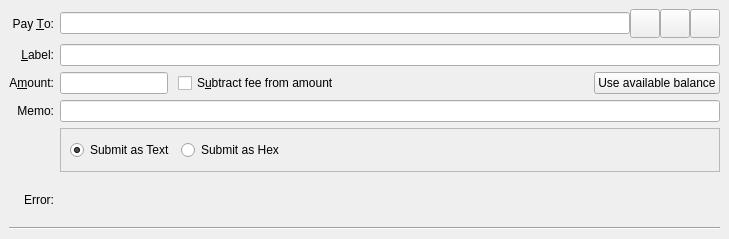
<?xml version="1.0" encoding="UTF-8"?>
<ui version="4.0">
 <class>SendCoinsEntry</class>
 <widget class="QStackedWidget" name="SendCoinsEntry">
  <property name="geometry">
   <rect>
    <x>0</x>
    <y>0</y>
    <width>729</width>
    <height>239</height>
   </rect>
  </property>
  <property name="focusPolicy">
   <enum>Qt::TabFocus</enum>
  </property>
  <property name="autoFillBackground">
   <bool>false</bool>
  </property>
  <property name="currentIndex">
   <number>0</number>
  </property>
  <widget class="QFrame" name="SendCoins">
   <property name="toolTip">
    <string>This is a normal payment.</string>
   </property>
   <property name="frameShape">
    <enum>QFrame::NoFrame</enum>
   </property>
   <layout class="QGridLayout" name="gridLayout">
    <item row="5" column="0">
     <widget class="QLabel" name="messageLabel">
      <property name="text">
       <string>Error:</string>
      </property>
      <property name="alignment">
       <set>Qt::AlignRight|Qt::AlignTrailing|Qt::AlignVCenter</set>
      </property>
     </widget>
    </item>
    <item row="0" column="1">
     <layout class="QHBoxLayout" name="payToLayout">
      <property name="spacing">
       <number>0</number>
      </property>
      <item>
       <widget class="QValidatedLineEdit" name="payTo">
        <property name="toolTip">
         <string>The Eskenas address to send the payment to</string>
        </property>
       </widget>
      </item>
      <item>
       <widget class="QToolButton" name="addressBookButton">
        <property name="toolTip">
         <string>Choose previously used address</string>
        </property>
        <property name="text">
         <string/>
        </property>
        <property name="icon">
         <iconset resource="../komodo.qrc">
          <normaloff>:/icons/address-book</normaloff>:/icons/address-book</iconset>
        </property>
        <property name="iconSize">
         <size>
          <width>22</width>
          <height>22</height>
         </size>
        </property>
        <property name="shortcut">
         <string>Alt+A</string>
        </property>
       </widget>
      </item>
      <item>
       <widget class="QToolButton" name="pasteButton">
        <property name="toolTip">
         <string>Paste address from clipboard</string>
        </property>
        <property name="text">
         <string/>
        </property>
        <property name="icon">
         <iconset resource="../komodo.qrc">
          <normaloff>:/icons/editpaste</normaloff>:/icons/editpaste</iconset>
        </property>
        <property name="iconSize">
         <size>
          <width>22</width>
          <height>22</height>
         </size>
        </property>
        <property name="shortcut">
         <string>Alt+P</string>
        </property>
       </widget>
      </item>
      <item>
       <widget class="QToolButton" name="deleteButton">
        <property name="toolTip">
         <string>Remove this entry</string>
        </property>
        <property name="text">
         <string/>
        </property>
        <property name="icon">
         <iconset resource="../komodo.qrc">
          <normaloff>:/icons/remove</normaloff>:/icons/remove</iconset>
        </property>
        <property name="iconSize">
         <size>
          <width>22</width>
          <height>22</height>
         </size>
        </property>
       </widget>
      </item>
     </layout>
    </item>
    <item row="6" column="0" colspan="2">
     <widget class="Line" name="line">
      <property name="orientation">
       <enum>Qt::Horizontal</enum>
      </property>
     </widget>
    </item>
    <item row="1" column="0">
     <widget class="QLabel" name="labellLabel">
      <property name="text">
       <string>&amp;Label:</string>
      </property>
      <property name="alignment">
       <set>Qt::AlignRight|Qt::AlignTrailing|Qt::AlignVCenter</set>
      </property>
      <property name="buddy">
       <cstring>addAsLabel</cstring>
      </property>
     </widget>
    </item>
    <item row="1" column="1">
     <widget class="QLineEdit" name="addAsLabel">
      <property name="toolTip">
       <string>Enter a label for this address to add it to the list of used addresses (only for taddrs)</string>
      </property>
     </widget>
    </item>
    <item row="3" column="0">
     <widget class="QLabel" name="memoLabel_2">
      <property name="text">
       <string>Memo:</string>
      </property>
      <property name="alignment">
       <set>Qt::AlignRight|Qt::AlignTrailing|Qt::AlignVCenter</set>
      </property>
     </widget>
    </item>
    <item row="2" column="0">
     <widget class="QLabel" name="amountLabel">
      <property name="text">
       <string>A&amp;mount:</string>
      </property>
      <property name="alignment">
       <set>Qt::AlignRight|Qt::AlignTrailing|Qt::AlignVCenter</set>
      </property>
      <property name="buddy">
       <cstring>payAmount</cstring>
      </property>
     </widget>
    </item>
    <item row="3" column="1">
     <widget class="QValidatedLineEdit" name="memo">
      <property name="toolTip">
       <string>Message that will be included as part of the transaction</string>
      </property>
      <property name="maxLength">
       <number>512</number>
      </property>
     </widget>
    </item>
    <item row="0" column="0">
     <widget class="QLabel" name="payToLabel">
      <property name="text">
       <string>Pay &amp;To:</string>
      </property>
      <property name="alignment">
       <set>Qt::AlignRight|Qt::AlignTrailing|Qt::AlignVCenter</set>
      </property>
      <property name="buddy">
       <cstring>payTo</cstring>
      </property>
     </widget>
    </item>
    <item row="5" column="1">
     <widget class="QLabel" name="messageTextLabel">
      <property name="toolTip">
       <string>A message that was attached to the eskenas: URI which will be stored with the transaction for your reference. Note: This message will not be sent over the Eskenas network.</string>
      </property>
      <property name="textFormat">
       <enum>Qt::PlainText</enum>
      </property>
     </widget>
    </item>
    <item row="2" column="1">
     <layout class="QHBoxLayout" name="horizontalLayoutAmount" stretch="0,1,0">
      <property name="spacing">
       <number>10</number>
      </property>
      <item>
       <widget class="KomodoAmountField" name="payAmount"/>
      </item>
      <item>
       <widget class="QCheckBox" name="checkboxSubtractFeeFromAmount">
        <property name="toolTip">
         <string>The fee will be deducted from the amount being sent. The recipient will receive less coins than you enter in the amount field. If multiple recipients are selected, the fee is split equally.</string>
        </property>
        <property name="text">
         <string>S&amp;ubtract fee from amount</string>
        </property>
       </widget>
      </item>
      <item>
       <widget class="QPushButton" name="useAvailableBalanceButton">
        <property name="text">
         <string>Use available balance</string>
        </property>
        <property name="icon">
         <iconset resource="../komodo.qrc">
          <normaloff>:/icons/all_balance</normaloff>:/icons/all_balance</iconset>
        </property>
       </widget>
      </item>
     </layout>
    </item>
    <item row="4" column="1">
     <widget class="QFrame" name="encodingFrame">
      <property name="sizePolicy">
       <sizepolicy hsizetype="Preferred" vsizetype="Minimum">
        <horstretch>0</horstretch>
        <verstretch>0</verstretch>
       </sizepolicy>
      </property>
      <property name="frameShape">
       <enum>QFrame::StyledPanel</enum>
      </property>
      <property name="frameShadow">
       <enum>QFrame::Raised</enum>
      </property>
      <layout class="QHBoxLayout" name="horizontalLayout">
       <property name="spacing">
        <number>6</number>
       </property>
       <property name="leftMargin">
        <number>9</number>
       </property>
       <property name="topMargin">
        <number>6</number>
       </property>
       <property name="rightMargin">
        <number>6</number>
       </property>
       <property name="bottomMargin">
        <number>6</number>
       </property>
       <item>
        <widget class="QRadioButton" name="radioEncodeString">
         <property name="text">
          <string>Submit as Text</string>
         </property>
         <property name="checked">
          <bool>true</bool>
         </property>
        </widget>
       </item>
       <item>
        <widget class="QRadioButton" name="radioEncodeHex">
         <property name="text">
          <string>Submit as Hex</string>
         </property>
        </widget>
       </item>
       <item>
        <spacer name="horizontalSpacer">
         <property name="orientation">
          <enum>Qt::Horizontal</enum>
         </property>
         <property name="sizeHint" stdset="0">
          <size>
           <width>40</width>
           <height>15</height>
          </size>
         </property>
        </spacer>
       </item>
      </layout>
     </widget>
    </item>
   </layout>
  </widget>
  <widget class="QFrame" name="SendCoins_UnauthenticatedPaymentRequest">
   <property name="palette">
    <palette>
     <active>
      <colorrole role="WindowText">
       <brush brushstyle="SolidPattern">
        <color alpha="255">
         <red>0</red>
         <green>0</green>
         <blue>0</blue>
        </color>
       </brush>
      </colorrole>
      <colorrole role="Button">
       <brush brushstyle="SolidPattern">
        <color alpha="255">
         <red>255</red>
         <green>255</green>
         <blue>127</blue>
        </color>
       </brush>
      </colorrole>
      <colorrole role="Light">
       <brush brushstyle="SolidPattern">
        <color alpha="255">
         <red>255</red>
         <green>255</green>
         <blue>255</blue>
        </color>
       </brush>
      </colorrole>
      <colorrole role="Midlight">
       <brush brushstyle="SolidPattern">
        <color alpha="255">
         <red>255</red>
         <green>255</green>
         <blue>191</blue>
        </color>
       </brush>
      </colorrole>
      <colorrole role="Dark">
       <brush brushstyle="SolidPattern">
        <color alpha="255">
         <red>127</red>
         <green>127</green>
         <blue>63</blue>
        </color>
       </brush>
      </colorrole>
      <colorrole role="Mid">
       <brush brushstyle="SolidPattern">
        <color alpha="255">
         <red>170</red>
         <green>170</green>
         <blue>84</blue>
        </color>
       </brush>
      </colorrole>
      <colorrole role="Text">
       <brush brushstyle="SolidPattern">
        <color alpha="255">
         <red>0</red>
         <green>0</green>
         <blue>0</blue>
        </color>
       </brush>
      </colorrole>
      <colorrole role="BrightText">
       <brush brushstyle="SolidPattern">
        <color alpha="255">
         <red>255</red>
         <green>255</green>
         <blue>255</blue>
        </color>
       </brush>
      </colorrole>
      <colorrole role="ButtonText">
       <brush brushstyle="SolidPattern">
        <color alpha="255">
         <red>0</red>
         <green>0</green>
         <blue>0</blue>
        </color>
       </brush>
      </colorrole>
      <colorrole role="Base">
       <brush brushstyle="SolidPattern">
        <color alpha="255">
         <red>255</red>
         <green>255</green>
         <blue>255</blue>
        </color>
       </brush>
      </colorrole>
      <colorrole role="Window">
       <brush brushstyle="SolidPattern">
        <color alpha="255">
         <red>255</red>
         <green>255</green>
         <blue>127</blue>
        </color>
       </brush>
      </colorrole>
      <colorrole role="Shadow">
       <brush brushstyle="SolidPattern">
        <color alpha="255">
         <red>0</red>
         <green>0</green>
         <blue>0</blue>
        </color>
       </brush>
      </colorrole>
      <colorrole role="AlternateBase">
       <brush brushstyle="SolidPattern">
        <color alpha="255">
         <red>255</red>
         <green>255</green>
         <blue>191</blue>
        </color>
       </brush>
      </colorrole>
      <colorrole role="ToolTipBase">
       <brush brushstyle="SolidPattern">
        <color alpha="255">
         <red>255</red>
         <green>255</green>
         <blue>220</blue>
        </color>
       </brush>
      </colorrole>
      <colorrole role="ToolTipText">
       <brush brushstyle="SolidPattern">
        <color alpha="255">
         <red>0</red>
         <green>0</green>
         <blue>0</blue>
        </color>
       </brush>
      </colorrole>
      <colorrole role="PlaceholderText">
       <brush brushstyle="NoBrush">
        <color alpha="128">
         <red>0</red>
         <green>0</green>
         <blue>0</blue>
        </color>
       </brush>
      </colorrole>
     </active>
     <inactive>
      <colorrole role="WindowText">
       <brush brushstyle="SolidPattern">
        <color alpha="255">
         <red>0</red>
         <green>0</green>
         <blue>0</blue>
        </color>
       </brush>
      </colorrole>
      <colorrole role="Button">
       <brush brushstyle="SolidPattern">
        <color alpha="255">
         <red>255</red>
         <green>255</green>
         <blue>127</blue>
        </color>
       </brush>
      </colorrole>
      <colorrole role="Light">
       <brush brushstyle="SolidPattern">
        <color alpha="255">
         <red>255</red>
         <green>255</green>
         <blue>255</blue>
        </color>
       </brush>
      </colorrole>
      <colorrole role="Midlight">
       <brush brushstyle="SolidPattern">
        <color alpha="255">
         <red>255</red>
         <green>255</green>
         <blue>191</blue>
        </color>
       </brush>
      </colorrole>
      <colorrole role="Dark">
       <brush brushstyle="SolidPattern">
        <color alpha="255">
         <red>127</red>
         <green>127</green>
         <blue>63</blue>
        </color>
       </brush>
      </colorrole>
      <colorrole role="Mid">
       <brush brushstyle="SolidPattern">
        <color alpha="255">
         <red>170</red>
         <green>170</green>
         <blue>84</blue>
        </color>
       </brush>
      </colorrole>
      <colorrole role="Text">
       <brush brushstyle="SolidPattern">
        <color alpha="255">
         <red>0</red>
         <green>0</green>
         <blue>0</blue>
        </color>
       </brush>
      </colorrole>
      <colorrole role="BrightText">
       <brush brushstyle="SolidPattern">
        <color alpha="255">
         <red>255</red>
         <green>255</green>
         <blue>255</blue>
        </color>
       </brush>
      </colorrole>
      <colorrole role="ButtonText">
       <brush brushstyle="SolidPattern">
        <color alpha="255">
         <red>0</red>
         <green>0</green>
         <blue>0</blue>
        </color>
       </brush>
      </colorrole>
      <colorrole role="Base">
       <brush brushstyle="SolidPattern">
        <color alpha="255">
         <red>255</red>
         <green>255</green>
         <blue>255</blue>
        </color>
       </brush>
      </colorrole>
      <colorrole role="Window">
       <brush brushstyle="SolidPattern">
        <color alpha="255">
         <red>255</red>
         <green>255</green>
         <blue>127</blue>
        </color>
       </brush>
      </colorrole>
      <colorrole role="Shadow">
       <brush brushstyle="SolidPattern">
        <color alpha="255">
         <red>0</red>
         <green>0</green>
         <blue>0</blue>
        </color>
       </brush>
      </colorrole>
      <colorrole role="AlternateBase">
       <brush brushstyle="SolidPattern">
        <color alpha="255">
         <red>255</red>
         <green>255</green>
         <blue>191</blue>
        </color>
       </brush>
      </colorrole>
      <colorrole role="ToolTipBase">
       <brush brushstyle="SolidPattern">
        <color alpha="255">
         <red>255</red>
         <green>255</green>
         <blue>220</blue>
        </color>
       </brush>
      </colorrole>
      <colorrole role="ToolTipText">
       <brush brushstyle="SolidPattern">
        <color alpha="255">
         <red>0</red>
         <green>0</green>
         <blue>0</blue>
        </color>
       </brush>
      </colorrole>
      <colorrole role="PlaceholderText">
       <brush brushstyle="NoBrush">
        <color alpha="128">
         <red>0</red>
         <green>0</green>
         <blue>0</blue>
        </color>
       </brush>
      </colorrole>
     </inactive>
     <disabled>
      <colorrole role="WindowText">
       <brush brushstyle="SolidPattern">
        <color alpha="255">
         <red>127</red>
         <green>127</green>
         <blue>63</blue>
        </color>
       </brush>
      </colorrole>
      <colorrole role="Button">
       <brush brushstyle="SolidPattern">
        <color alpha="255">
         <red>255</red>
         <green>255</green>
         <blue>127</blue>
        </color>
       </brush>
      </colorrole>
      <colorrole role="Light">
       <brush brushstyle="SolidPattern">
        <color alpha="255">
         <red>255</red>
         <green>255</green>
         <blue>255</blue>
        </color>
       </brush>
      </colorrole>
      <colorrole role="Midlight">
       <brush brushstyle="SolidPattern">
        <color alpha="255">
         <red>255</red>
         <green>255</green>
         <blue>191</blue>
        </color>
       </brush>
      </colorrole>
      <colorrole role="Dark">
       <brush brushstyle="SolidPattern">
        <color alpha="255">
         <red>127</red>
         <green>127</green>
         <blue>63</blue>
        </color>
       </brush>
      </colorrole>
      <colorrole role="Mid">
       <brush brushstyle="SolidPattern">
        <color alpha="255">
         <red>170</red>
         <green>170</green>
         <blue>84</blue>
        </color>
       </brush>
      </colorrole>
      <colorrole role="Text">
       <brush brushstyle="SolidPattern">
        <color alpha="255">
         <red>127</red>
         <green>127</green>
         <blue>63</blue>
        </color>
       </brush>
      </colorrole>
      <colorrole role="BrightText">
       <brush brushstyle="SolidPattern">
        <color alpha="255">
         <red>255</red>
         <green>255</green>
         <blue>255</blue>
        </color>
       </brush>
      </colorrole>
      <colorrole role="ButtonText">
       <brush brushstyle="SolidPattern">
        <color alpha="255">
         <red>127</red>
         <green>127</green>
         <blue>63</blue>
        </color>
       </brush>
      </colorrole>
      <colorrole role="Base">
       <brush brushstyle="SolidPattern">
        <color alpha="255">
         <red>255</red>
         <green>255</green>
         <blue>127</blue>
        </color>
       </brush>
      </colorrole>
      <colorrole role="Window">
       <brush brushstyle="SolidPattern">
        <color alpha="255">
         <red>255</red>
         <green>255</green>
         <blue>127</blue>
        </color>
       </brush>
      </colorrole>
      <colorrole role="Shadow">
       <brush brushstyle="SolidPattern">
        <color alpha="255">
         <red>0</red>
         <green>0</green>
         <blue>0</blue>
        </color>
       </brush>
      </colorrole>
      <colorrole role="AlternateBase">
       <brush brushstyle="SolidPattern">
        <color alpha="255">
         <red>255</red>
         <green>255</green>
         <blue>127</blue>
        </color>
       </brush>
      </colorrole>
      <colorrole role="ToolTipBase">
       <brush brushstyle="SolidPattern">
        <color alpha="255">
         <red>255</red>
         <green>255</green>
         <blue>220</blue>
        </color>
       </brush>
      </colorrole>
      <colorrole role="ToolTipText">
       <brush brushstyle="SolidPattern">
        <color alpha="255">
         <red>0</red>
         <green>0</green>
         <blue>0</blue>
        </color>
       </brush>
      </colorrole>
      <colorrole role="PlaceholderText">
       <brush brushstyle="NoBrush">
        <color alpha="128">
         <red>0</red>
         <green>0</green>
         <blue>0</blue>
        </color>
       </brush>
      </colorrole>
     </disabled>
    </palette>
   </property>
   <property name="toolTip">
    <string>This is an unauthenticated payment request.</string>
   </property>
   <property name="autoFillBackground">
    <bool>true</bool>
   </property>
   <property name="frameShape">
    <enum>QFrame::NoFrame</enum>
   </property>
   <layout class="QGridLayout" name="gridLayout_is">
    <property name="spacing">
     <number>12</number>
    </property>
    <item row="0" column="0">
     <widget class="QLabel" name="payToLabel_is">
      <property name="text">
       <string>Pay To:</string>
      </property>
      <property name="alignment">
       <set>Qt::AlignRight|Qt::AlignTrailing|Qt::AlignVCenter</set>
      </property>
     </widget>
    </item>
    <item row="0" column="1">
     <layout class="QHBoxLayout" name="payToLayout_is">
      <property name="spacing">
       <number>0</number>
      </property>
      <item>
       <widget class="QLabel" name="payTo_is"/>
      </item>
      <item>
       <widget class="QToolButton" name="deleteButton_is">
        <property name="toolTip">
         <string>Remove this entry</string>
        </property>
        <property name="text">
         <string/>
        </property>
        <property name="icon">
         <iconset resource="../komodo.qrc">
          <normaloff>:/icons/remove</normaloff>:/icons/remove</iconset>
        </property>
       </widget>
      </item>
     </layout>
    </item>
    <item row="1" column="0">
     <widget class="QLabel" name="memoLabel_is">
      <property name="text">
       <string>Memo:</string>
      </property>
      <property name="alignment">
       <set>Qt::AlignRight|Qt::AlignTrailing|Qt::AlignVCenter</set>
      </property>
     </widget>
    </item>
    <item row="1" column="1">
     <widget class="QLabel" name="memoTextLabel_is">
      <property name="textFormat">
       <enum>Qt::PlainText</enum>
      </property>
     </widget>
    </item>
    <item row="2" column="0">
     <widget class="QLabel" name="amountLabel_is">
      <property name="text">
       <string>A&amp;mount:</string>
      </property>
      <property name="alignment">
       <set>Qt::AlignRight|Qt::AlignTrailing|Qt::AlignVCenter</set>
      </property>
      <property name="buddy">
       <cstring>payAmount_is</cstring>
      </property>
     </widget>
    </item>
    <item row="2" column="1">
     <widget class="KomodoAmountField" name="payAmount_is">
      <property name="acceptDrops">
       <bool>false</bool>
      </property>
     </widget>
    </item>
   </layout>
  </widget>
  <widget class="QFrame" name="SendCoins_AuthenticatedPaymentRequest">
   <property name="palette">
    <palette>
     <active>
      <colorrole role="WindowText">
       <brush brushstyle="SolidPattern">
        <color alpha="255">
         <red>0</red>
         <green>0</green>
         <blue>0</blue>
        </color>
       </brush>
      </colorrole>
      <colorrole role="Button">
       <brush brushstyle="SolidPattern">
        <color alpha="255">
         <red>140</red>
         <green>232</green>
         <blue>119</blue>
        </color>
       </brush>
      </colorrole>
      <colorrole role="Light">
       <brush brushstyle="SolidPattern">
        <color alpha="255">
         <red>230</red>
         <green>255</green>
         <blue>224</blue>
        </color>
       </brush>
      </colorrole>
      <colorrole role="Midlight">
       <brush brushstyle="SolidPattern">
        <color alpha="255">
         <red>185</red>
         <green>243</green>
         <blue>171</blue>
        </color>
       </brush>
      </colorrole>
      <colorrole role="Dark">
       <brush brushstyle="SolidPattern">
        <color alpha="255">
         <red>70</red>
         <green>116</green>
         <blue>59</blue>
        </color>
       </brush>
      </colorrole>
      <colorrole role="Mid">
       <brush brushstyle="SolidPattern">
        <color alpha="255">
         <red>93</red>
         <green>155</green>
         <blue>79</blue>
        </color>
       </brush>
      </colorrole>
      <colorrole role="Text">
       <brush brushstyle="SolidPattern">
        <color alpha="255">
         <red>0</red>
         <green>0</green>
         <blue>0</blue>
        </color>
       </brush>
      </colorrole>
      <colorrole role="BrightText">
       <brush brushstyle="SolidPattern">
        <color alpha="255">
         <red>155</red>
         <green>255</green>
         <blue>147</blue>
        </color>
       </brush>
      </colorrole>
      <colorrole role="ButtonText">
       <brush brushstyle="SolidPattern">
        <color alpha="255">
         <red>0</red>
         <green>0</green>
         <blue>0</blue>
        </color>
       </brush>
      </colorrole>
      <colorrole role="Base">
       <brush brushstyle="SolidPattern">
        <color alpha="255">
         <red>119</red>
         <green>255</green>
         <blue>233</blue>
        </color>
       </brush>
      </colorrole>
      <colorrole role="Window">
       <brush brushstyle="SolidPattern">
        <color alpha="255">
         <red>140</red>
         <green>232</green>
         <blue>119</blue>
        </color>
       </brush>
      </colorrole>
      <colorrole role="Shadow">
       <brush brushstyle="SolidPattern">
        <color alpha="255">
         <red>0</red>
         <green>0</green>
         <blue>0</blue>
        </color>
       </brush>
      </colorrole>
      <colorrole role="AlternateBase">
       <brush brushstyle="SolidPattern">
        <color alpha="255">
         <red>197</red>
         <green>243</green>
         <blue>187</blue>
        </color>
       </brush>
      </colorrole>
      <colorrole role="NoRole">
       <brush brushstyle="SolidPattern">
        <color alpha="255">
         <red>125</red>
         <green>194</green>
         <blue>122</blue>
        </color>
       </brush>
      </colorrole>
      <colorrole role="ToolTipBase">
       <brush brushstyle="SolidPattern">
        <color alpha="255">
         <red>255</red>
         <green>255</green>
         <blue>220</blue>
        </color>
       </brush>
      </colorrole>
      <colorrole role="ToolTipText">
       <brush brushstyle="SolidPattern">
        <color alpha="255">
         <red>0</red>
         <green>0</green>
         <blue>0</blue>
        </color>
       </brush>
      </colorrole>
      <colorrole role="PlaceholderText">
       <brush brushstyle="NoBrush">
        <color alpha="128">
         <red>0</red>
         <green>0</green>
         <blue>0</blue>
        </color>
       </brush>
      </colorrole>
     </active>
     <inactive>
      <colorrole role="WindowText">
       <brush brushstyle="SolidPattern">
        <color alpha="255">
         <red>0</red>
         <green>0</green>
         <blue>0</blue>
        </color>
       </brush>
      </colorrole>
      <colorrole role="Button">
       <brush brushstyle="SolidPattern">
        <color alpha="255">
         <red>140</red>
         <green>232</green>
         <blue>119</blue>
        </color>
       </brush>
      </colorrole>
      <colorrole role="Light">
       <brush brushstyle="SolidPattern">
        <color alpha="255">
         <red>230</red>
         <green>255</green>
         <blue>224</blue>
        </color>
       </brush>
      </colorrole>
      <colorrole role="Midlight">
       <brush brushstyle="SolidPattern">
        <color alpha="255">
         <red>185</red>
         <green>243</green>
         <blue>171</blue>
        </color>
       </brush>
      </colorrole>
      <colorrole role="Dark">
       <brush brushstyle="SolidPattern">
        <color alpha="255">
         <red>70</red>
         <green>116</green>
         <blue>59</blue>
        </color>
       </brush>
      </colorrole>
      <colorrole role="Mid">
       <brush brushstyle="SolidPattern">
        <color alpha="255">
         <red>93</red>
         <green>155</green>
         <blue>79</blue>
        </color>
       </brush>
      </colorrole>
      <colorrole role="Text">
       <brush brushstyle="SolidPattern">
        <color alpha="255">
         <red>0</red>
         <green>0</green>
         <blue>0</blue>
        </color>
       </brush>
      </colorrole>
      <colorrole role="BrightText">
       <brush brushstyle="SolidPattern">
        <color alpha="255">
         <red>155</red>
         <green>255</green>
         <blue>147</blue>
        </color>
       </brush>
      </colorrole>
      <colorrole role="ButtonText">
       <brush brushstyle="SolidPattern">
        <color alpha="255">
         <red>0</red>
         <green>0</green>
         <blue>0</blue>
        </color>
       </brush>
      </colorrole>
      <colorrole role="Base">
       <brush brushstyle="SolidPattern">
        <color alpha="255">
         <red>119</red>
         <green>255</green>
         <blue>233</blue>
        </color>
       </brush>
      </colorrole>
      <colorrole role="Window">
       <brush brushstyle="SolidPattern">
        <color alpha="255">
         <red>140</red>
         <green>232</green>
         <blue>119</blue>
        </color>
       </brush>
      </colorrole>
      <colorrole role="Shadow">
       <brush brushstyle="SolidPattern">
        <color alpha="255">
         <red>0</red>
         <green>0</green>
         <blue>0</blue>
        </color>
       </brush>
      </colorrole>
      <colorrole role="AlternateBase">
       <brush brushstyle="SolidPattern">
        <color alpha="255">
         <red>197</red>
         <green>243</green>
         <blue>187</blue>
        </color>
       </brush>
      </colorrole>
      <colorrole role="NoRole">
       <brush brushstyle="SolidPattern">
        <color alpha="255">
         <red>125</red>
         <green>194</green>
         <blue>122</blue>
        </color>
       </brush>
      </colorrole>
      <colorrole role="ToolTipBase">
       <brush brushstyle="SolidPattern">
        <color alpha="255">
         <red>255</red>
         <green>255</green>
         <blue>220</blue>
        </color>
       </brush>
      </colorrole>
      <colorrole role="ToolTipText">
       <brush brushstyle="SolidPattern">
        <color alpha="255">
         <red>0</red>
         <green>0</green>
         <blue>0</blue>
        </color>
       </brush>
      </colorrole>
      <colorrole role="PlaceholderText">
       <brush brushstyle="NoBrush">
        <color alpha="128">
         <red>0</red>
         <green>0</green>
         <blue>0</blue>
        </color>
       </brush>
      </colorrole>
     </inactive>
     <disabled>
      <colorrole role="WindowText">
       <brush brushstyle="SolidPattern">
        <color alpha="255">
         <red>70</red>
         <green>116</green>
         <blue>59</blue>
        </color>
       </brush>
      </colorrole>
      <colorrole role="Button">
       <brush brushstyle="SolidPattern">
        <color alpha="255">
         <red>140</red>
         <green>232</green>
         <blue>119</blue>
        </color>
       </brush>
      </colorrole>
      <colorrole role="Light">
       <brush brushstyle="SolidPattern">
        <color alpha="255">
         <red>230</red>
         <green>255</green>
         <blue>224</blue>
        </color>
       </brush>
      </colorrole>
      <colorrole role="Midlight">
       <brush brushstyle="SolidPattern">
        <color alpha="255">
         <red>185</red>
         <green>243</green>
         <blue>171</blue>
        </color>
       </brush>
      </colorrole>
      <colorrole role="Dark">
       <brush brushstyle="SolidPattern">
        <color alpha="255">
         <red>70</red>
         <green>116</green>
         <blue>59</blue>
        </color>
       </brush>
      </colorrole>
      <colorrole role="Mid">
       <brush brushstyle="SolidPattern">
        <color alpha="255">
         <red>93</red>
         <green>155</green>
         <blue>79</blue>
        </color>
       </brush>
      </colorrole>
      <colorrole role="Text">
       <brush brushstyle="SolidPattern">
        <color alpha="255">
         <red>70</red>
         <green>116</green>
         <blue>59</blue>
        </color>
       </brush>
      </colorrole>
      <colorrole role="BrightText">
       <brush brushstyle="SolidPattern">
        <color alpha="255">
         <red>155</red>
         <green>255</green>
         <blue>147</blue>
        </color>
       </brush>
      </colorrole>
      <colorrole role="ButtonText">
       <brush brushstyle="SolidPattern">
        <color alpha="255">
         <red>70</red>
         <green>116</green>
         <blue>59</blue>
        </color>
       </brush>
      </colorrole>
      <colorrole role="Base">
       <brush brushstyle="SolidPattern">
        <color alpha="255">
         <red>140</red>
         <green>232</green>
         <blue>119</blue>
        </color>
       </brush>
      </colorrole>
      <colorrole role="Window">
       <brush brushstyle="SolidPattern">
        <color alpha="255">
         <red>140</red>
         <green>232</green>
         <blue>119</blue>
        </color>
       </brush>
      </colorrole>
      <colorrole role="Shadow">
       <brush brushstyle="SolidPattern">
        <color alpha="255">
         <red>0</red>
         <green>0</green>
         <blue>0</blue>
        </color>
       </brush>
      </colorrole>
      <colorrole role="AlternateBase">
       <brush brushstyle="SolidPattern">
        <color alpha="255">
         <red>140</red>
         <green>232</green>
         <blue>119</blue>
        </color>
       </brush>
      </colorrole>
      <colorrole role="NoRole">
       <brush brushstyle="SolidPattern">
        <color alpha="255">
         <red>125</red>
         <green>194</green>
         <blue>122</blue>
        </color>
       </brush>
      </colorrole>
      <colorrole role="ToolTipBase">
       <brush brushstyle="SolidPattern">
        <color alpha="255">
         <red>255</red>
         <green>255</green>
         <blue>220</blue>
        </color>
       </brush>
      </colorrole>
      <colorrole role="ToolTipText">
       <brush brushstyle="SolidPattern">
        <color alpha="255">
         <red>0</red>
         <green>0</green>
         <blue>0</blue>
        </color>
       </brush>
      </colorrole>
      <colorrole role="PlaceholderText">
       <brush brushstyle="NoBrush">
        <color alpha="128">
         <red>0</red>
         <green>0</green>
         <blue>0</blue>
        </color>
       </brush>
      </colorrole>
     </disabled>
    </palette>
   </property>
   <property name="toolTip">
    <string>This is an authenticated payment request.</string>
   </property>
   <property name="autoFillBackground">
    <bool>true</bool>
   </property>
   <property name="frameShape">
    <enum>QFrame::NoFrame</enum>
   </property>
   <layout class="QGridLayout" name="gridLayout_s">
    <property name="spacing">
     <number>12</number>
    </property>
    <item row="0" column="0">
     <widget class="QLabel" name="payToLabel_s">
      <property name="text">
       <string>Pay To:</string>
      </property>
      <property name="alignment">
       <set>Qt::AlignRight|Qt::AlignTrailing|Qt::AlignVCenter</set>
      </property>
     </widget>
    </item>
    <item row="0" column="1">
     <layout class="QHBoxLayout" name="payToLayout_s">
      <property name="spacing">
       <number>0</number>
      </property>
      <item>
       <widget class="QLabel" name="payTo_s">
        <property name="textFormat">
         <enum>Qt::PlainText</enum>
        </property>
       </widget>
      </item>
      <item>
       <widget class="QToolButton" name="deleteButton_s">
        <property name="toolTip">
         <string>Remove this entry</string>
        </property>
        <property name="text">
         <string/>
        </property>
        <property name="icon">
         <iconset resource="../komodo.qrc">
          <normaloff>:/icons/remove</normaloff>:/icons/remove</iconset>
        </property>
       </widget>
      </item>
     </layout>
    </item>
    <item row="1" column="0">
     <widget class="QLabel" name="memoLabel_s">
      <property name="text">
       <string>Memo:</string>
      </property>
      <property name="alignment">
       <set>Qt::AlignRight|Qt::AlignTrailing|Qt::AlignVCenter</set>
      </property>
     </widget>
    </item>
    <item row="1" column="1">
     <widget class="QLabel" name="memoTextLabel_s">
      <property name="textFormat">
       <enum>Qt::PlainText</enum>
      </property>
     </widget>
    </item>
    <item row="2" column="0">
     <widget class="QLabel" name="amountLabel_s">
      <property name="text">
       <string>A&amp;mount:</string>
      </property>
      <property name="alignment">
       <set>Qt::AlignRight|Qt::AlignTrailing|Qt::AlignVCenter</set>
      </property>
      <property name="buddy">
       <cstring>payAmount_s</cstring>
      </property>
     </widget>
    </item>
    <item row="2" column="1">
     <widget class="KomodoAmountField" name="payAmount_s">
      <property name="acceptDrops">
       <bool>false</bool>
      </property>
     </widget>
    </item>
   </layout>
  </widget>
 </widget>
 <customwidgets>
  <customwidget>
   <class>QValidatedLineEdit</class>
   <extends>QLineEdit</extends>
   <header>qvalidatedlineedit.h</header>
  </customwidget>
  <customwidget>
   <class>KomodoAmountField</class>
   <extends>QLineEdit</extends>
   <header>komodoamountfield.h</header>
   <container>1</container>
  </customwidget>
 </customwidgets>
 <tabstops>
  <tabstop>payTo</tabstop>
  <tabstop>addressBookButton</tabstop>
  <tabstop>pasteButton</tabstop>
  <tabstop>deleteButton</tabstop>
  <tabstop>addAsLabel</tabstop>
  <tabstop>payAmount</tabstop>
  <tabstop>payAmount_is</tabstop>
  <tabstop>deleteButton_is</tabstop>
  <tabstop>payAmount_s</tabstop>
  <tabstop>deleteButton_s</tabstop>
 </tabstops>
 <resources>
  <include location="../komodo.qrc"/>
 </resources>
 <connections/>
</ui>
